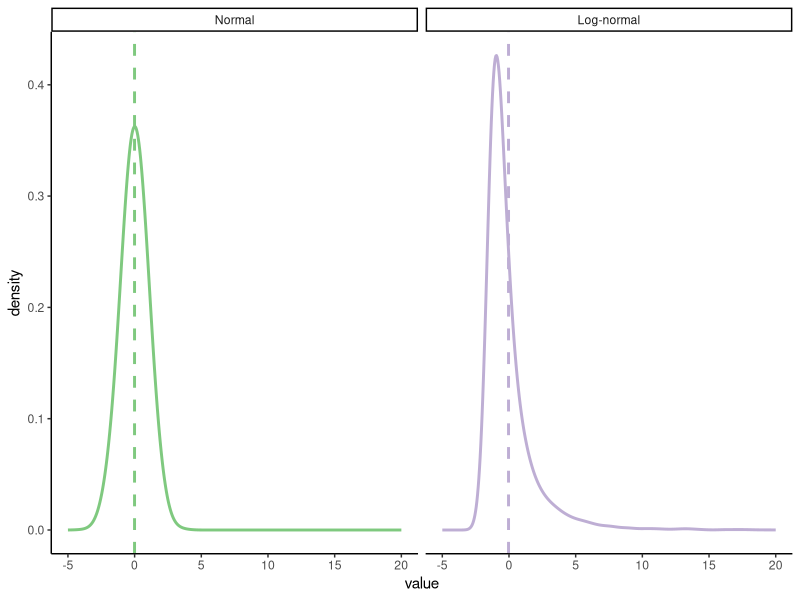
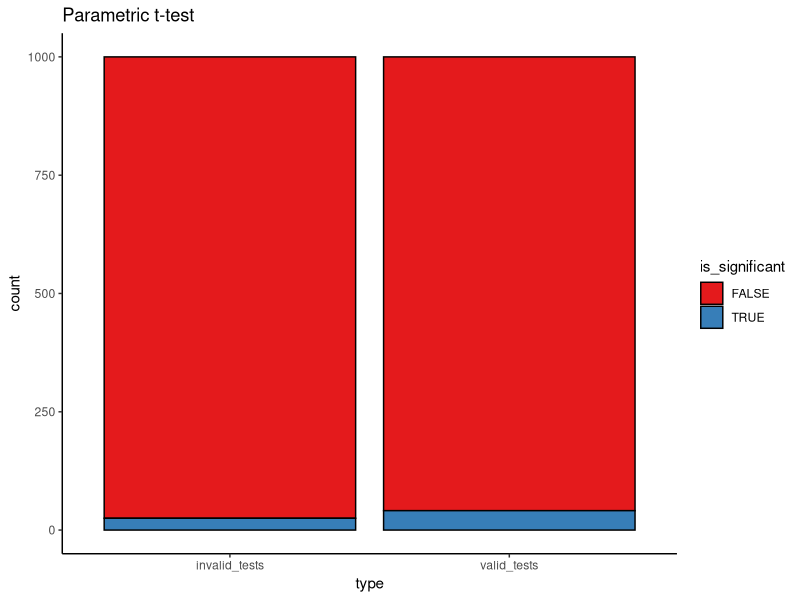
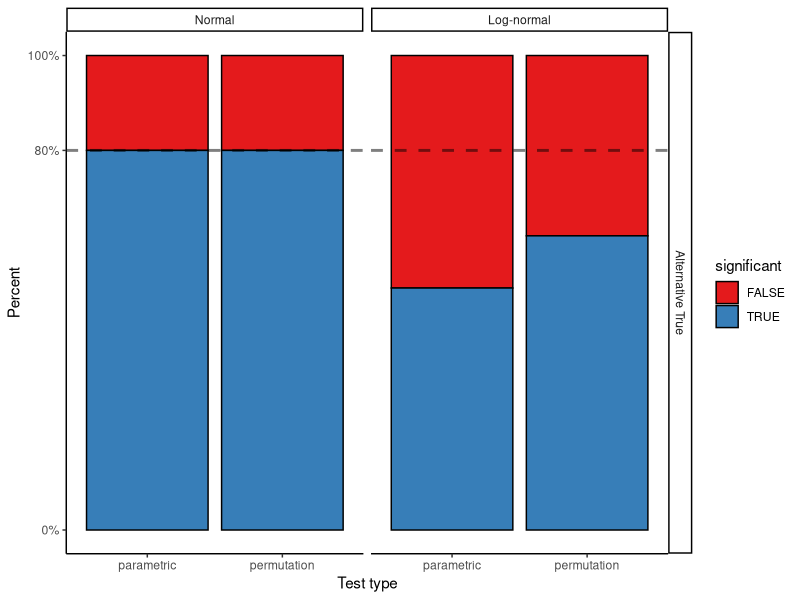
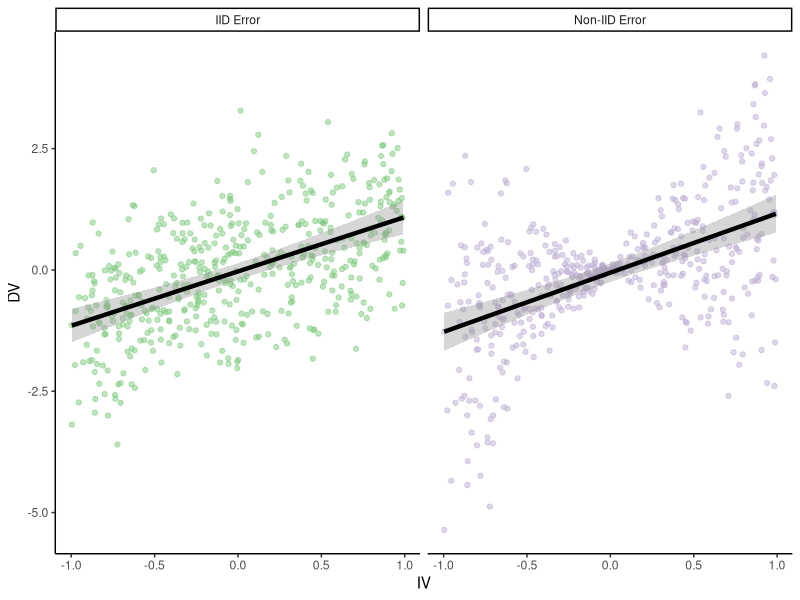
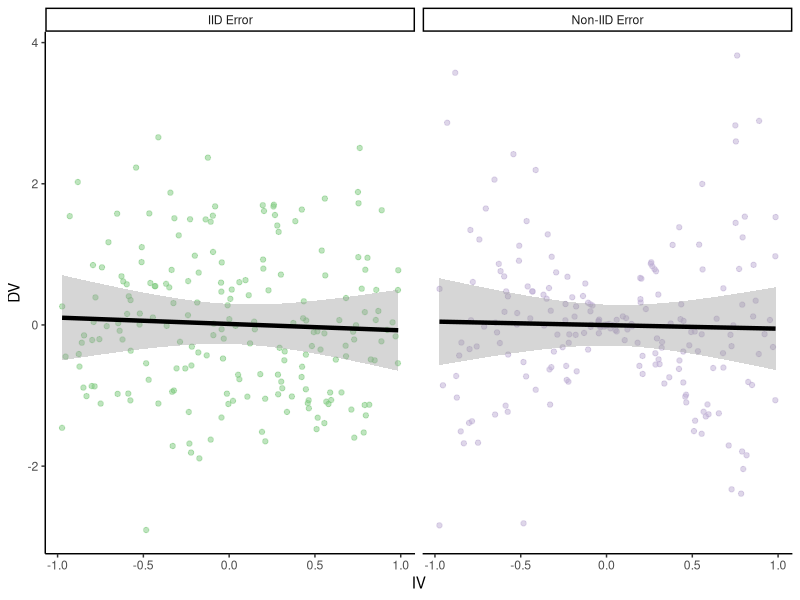
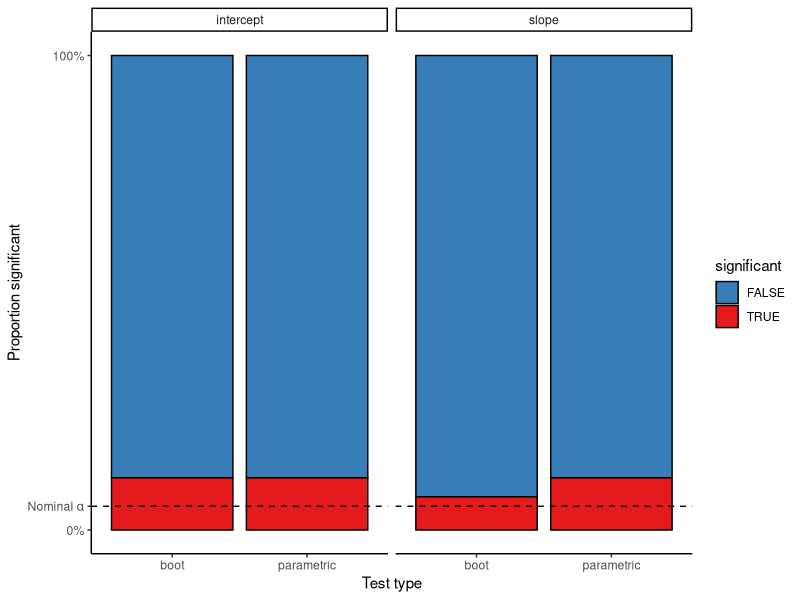
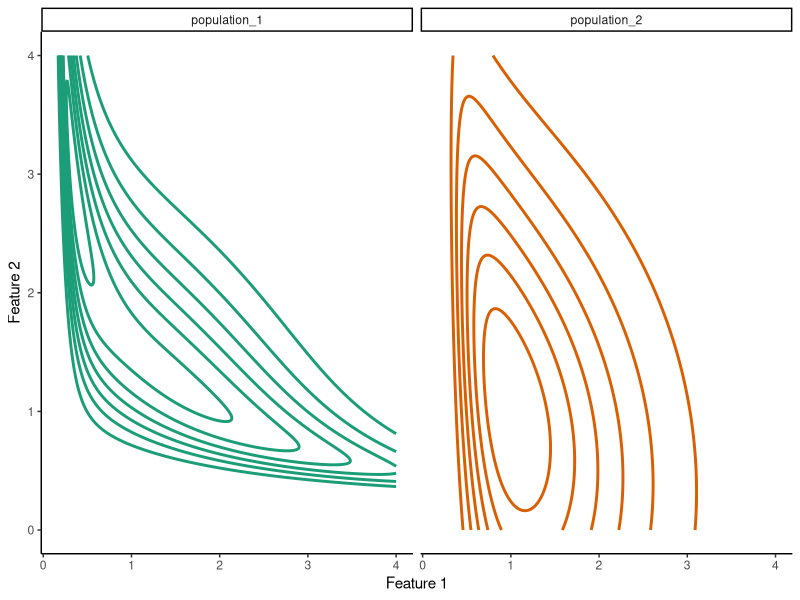
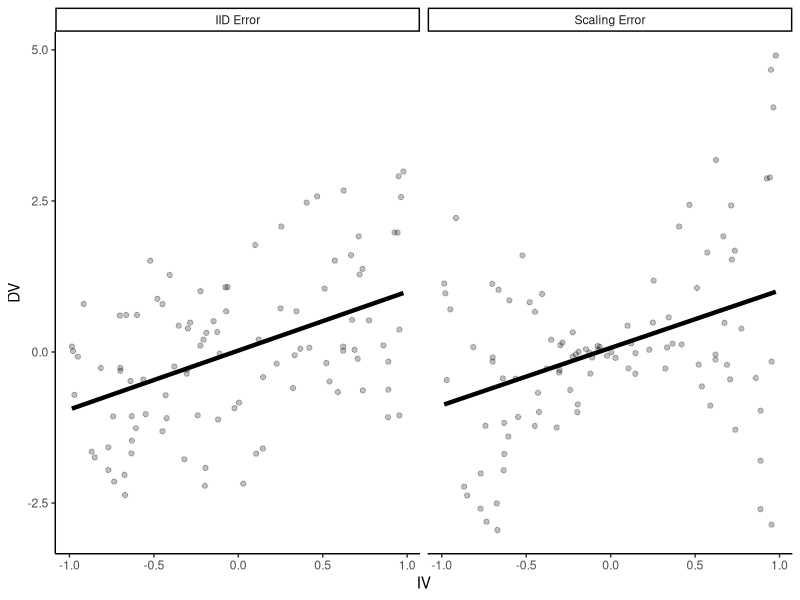

The R script that drew these images, in order:
## ---- chunk 1
library("knitr")     # for knitting RMarkdown 
library("boot")      # for bootstrapping
library("patchwork") # for making figure panels
library("tidyverse") # for data wrangling etc.

opts_chunk$set(
  comment = "",
  results = "hold",
  fig.show = "hold"
)
## ---- chunk 2
theme_set(
  theme_classic() #set the theme 
)
## ---- chunk 3
num_points = 1e4
parametric_plotting_data = tibble(
  distribution = rep(c("Normal", "Log-normal"), each = num_points),
  value = c(
    rnorm(num_points, 0, 1), # normal
    exp(rnorm(num_points, 0, 1)) - exp(1 / 2)
  )
) %>%
  mutate(distribution = factor(distribution, levels = c("Normal", "Log-normal")))
## ---- chunk 4
ggplot(parametric_plotting_data, aes(x = value, color = distribution)) +
  geom_density(bw = 0.5, size = 1) +
  geom_vline(
    data = parametric_plotting_data %>%
      group_by(distribution) %>%
      summarize(mean_value = mean(value), sd_value = sd(value)),
    aes(xintercept = mean_value, color = distribution),
    linetype = 2, size = 1
  ) +
  xlim(-5, 20) +
  facet_grid(~distribution, scales = "free") +
  guides(color = F) +
  scale_color_brewer(palette = "Accent")
## ---- chunk 5
ggsave("figures/log_normal_dists.png", width=5, height=3)
## ---- chunk 6
gen_data_and_test = function(num_observations_per) {
  x = rnorm(num_observations_per, 0, 1.1)
  y = rnorm(num_observations_per, 0, 1.1)

  pnormal = t.test(x, y, var.equal = T)$p.value

  # what if the data are log-normally distributed?
  x = exp(rnorm(num_observations_per, 0, 1.1))
  y = exp(rnorm(num_observations_per, 0, 1.1))

  pnotnormal = t.test(x, y, var.equal = T)$p.value
  return(c(pnormal, pnotnormal))
}

parametric_issues_demo = function(num_tests, num_observations_per) {
  replicate(num_tests, gen_data_and_test(num_observations_per))
}
## ---- chunk 7
set.seed(0) # ensures we get the same results each time we run it

num_tests = 1000 # how many datasets to generate/tests to run
num_observations_per = 20 # how many obsservations in each dataset

parametric_issues_results = parametric_issues_demo(num_tests=num_tests, 
                                                   num_observations_per=num_observations_per)

parametric_issues_d = data.frame(valid_tests = parametric_issues_results[1,],
                                 invalid_tests = parametric_issues_results[2,],
                                 iteration=1:num_tests) %>%
  gather(type, p_value, contains("tests")) %>%
  mutate(is_significant = p_value < 0.05)

# Number significant results with normally distributed data
sum(parametric_issues_results[1,] < 0.05)

# number of significant results with log-normally distributed data
sum(parametric_issues_results[2,] < 0.05)
## ---- chunk 8
ggplot(parametric_issues_d, aes(x=type, fill=is_significant)) +
  geom_bar(stat="count", color="black") +
  scale_fill_brewer(palette="Set1") +
  labs(title="Parametric t-test")
## ---- chunk 9
boot_mean_diff_test = function(x, y) {
  obs_t = t.test(x, y)$statistic
  boot_iterate = function(x, y, indices) { # indices is a dummy here
    x_samp = sample(x, 
                    length(x), 
                    replace=T)
    y_samp = sample(y, 
                    length(y), 
                    replace=T)
    mean_diff = mean(y_samp) - mean(x_samp)
    return(mean_diff)
  }
  boots = boot(data = c(x, y), boot_iterate, R=500)
  #  boots = replicate(100, boot_iterate(x, y))
  #  quants = quantile(boots, probs=c(0.025, 0.975))
  quants = boot.ci(boots)$bca[4:5]
  return(sign(quants[1]) == sign(quants[2]))
}
## ---- chunk 10
# gen_data_and_boot_test = function(num_observations_per) {
# x = rnorm(num_observations_per, 0, 1.1)
# y = rnorm(num_observations_per, 0, 1.1)
# 
# pnormal = boot_mean_diff_test(x, y)
# 
# # what if the data are log-normally distributed?
# x = exp(rnorm(num_observations_per, 0, 1.1))
# y = exp(rnorm(num_observations_per, 1, 1.1))
# 
# pnotnormal = boot_mean_diff_test(x, y)
# return(c(pnormal, pnotnormal))
# }
# 
# boot_results = replicate(num_tests, gen_data_and_boot_test(num_observations_per))
# sum(boot_results[1,])
# sum(boot_results[2,])
## ---- chunk 11
perm_mean_diff_test = function(x, y) {
  obs_t = t.test(x, y)$statistic
  combined_data = c(x, y)
  n_combined = length(combined_data)
  n_x = length(x)
  perm_iterate = function(x, y) {
    perm = sample(n_combined)
    x_samp = combined_data[perm[1:n_x]]
    y_samp = combined_data[perm[-(1:n_x)]]
    this_t = t.test(x_samp, y_samp)$statistic
    return(this_t)
  }
  perms = replicate(500, perm_iterate(x, y))
  quants = quantile(perms, probs=c(0.025, 0.975))
  return(obs_t < quants[1] | obs_t > quants[2])
}
## ---- chunk 12
# this could be much more efficient
gen_data_and_norm_and_perm_test = function(num_observations_per) {
  d = data.frame(distribution=c(),
                 null_true=c(),
                 parametric=c(),
                 permutation=c()) 
    
  # normally distributed 
  ## null
  x = rnorm(num_observations_per, 0, 1.1)
  y = rnorm(num_observations_per, 0, 1.1)
  
  sig_par = t.test(x, y)$p.value < 0.05
  sig_perm = perm_mean_diff_test(x, y)
  d = bind_rows(d, 
                data.frame(distribution="Normal",
                           null_true=T,
                           parametric=sig_par,
                           permutation=sig_perm))
  
  ## non-null
  x = rnorm(num_observations_per, 0, 1.1)
  y = rnorm(num_observations_per, 1, 1.1)
  
  sig_par = t.test(x, y)$p.value < 0.05
  sig_perm = perm_mean_diff_test(x, y)
  d = bind_rows(d, 
                data.frame(distribution="Normal",
                           null_true=F,
                           parametric=sig_par,
                           permutation=sig_perm))
  
  # what if the data are log-normally distributed?
  ## null
  x = exp(rnorm(num_observations_per, 0, 1.1))
  y = exp(rnorm(num_observations_per, 0, 1.1))
  
  sig_par = t.test(x, y)$p.value < 0.05
  sig_perm = perm_mean_diff_test(x, y)
  d = bind_rows(d, 
                data.frame(distribution="Log-normal",
                           null_true=T,
                           parametric=sig_par,
                           permutation=sig_perm))
  
  ## non-null
  x = exp(rnorm(num_observations_per, 0, 1.1))
  y = exp(rnorm(num_observations_per, 1, 1.1))
  
  sig_par = t.test(x, y)$p.value < 0.05
  sig_perm = perm_mean_diff_test(x, y)
  d = bind_rows(d, 
                data.frame(distribution="Log-normal",
                           null_true=F,
                           parametric=sig_par,
                           permutation=sig_perm))
  
  return(d)
}
num_tests = 100

perm_results = replicate(num_tests, gen_data_and_norm_and_perm_test(num_observations_per),
                         simplify=F) %>%
  bind_rows()
## ---- chunk 13
perm_results = perm_results %>%
  gather(test_type, significant, parametric, permutation) %>%
  mutate(distribution=factor(distribution, levels=c("Normal", "Log-normal")),
         null_true=ifelse(null_true, 
                          "Null True",
                          "Alternative True"))
## ---- chunk 14
ggplot(perm_results %>%
  filter(null_true == "Alternative True"), aes(x = test_type, fill = significant)) +
  geom_bar(stat = "count", color = "black") +
  scale_fill_brewer(palette = "Set1") +
  facet_grid(null_true ~ distribution) +
  geom_hline(
    data = data.frame(
      null_true = "Alternative True",
      alpha = num_tests * 0.8
    ),
    mapping = aes(yintercept = alpha),
    linetype = 2,
    size = 1,
    alpha = 0.5
  ) +
  labs(x = "Test type", y = "Percent") +
  scale_y_continuous(
    breaks = c(0, 0.8, 1) * num_tests,
    labels = paste(c(0, 80, 100), "%", sep = "")
  )
## ---- chunk 15
ggsave("figures/perm_test.png", width=5, height=3)
## ---- chunk 16
perm_results %>% 
  group_by(test_type, distribution, null_true) %>%
  summarize(pct_significant = sum(significant)/n())
## ---- chunk 17
num_points = 500
true_intercept = 0
true_slope = 1.
set.seed(0)
parametric_ci_data = data.frame(IV = rep(runif(num_points,  -1, 1), 2),
                                type = rep(c("IID Error", "Non-IID Error"), each=num_points),
                                error = rep(rnorm(num_points, 0, 1), 2)) %>%
  mutate(DV = ifelse(
    type == "IID Error",
    true_slope*IV + error,
    true_slope*IV + 2*abs(IV)*error)) # error increases proportional to distance from 0 on the IV

## ---- chunk 18
ggplot(
  parametric_ci_data,
  aes(x = IV, y = DV, color = type)
) +
  geom_point(alpha = 0.5) +
  geom_smooth(
    method = "lm", se = T, color = "black",
    size = 1.5, level = 0.9999
  ) + # inflating the confidence bands a bit
  # to show their distribution is similar
  scale_color_brewer(palette = "Accent") +
  facet_wrap(~type) +
  guides(color = F)
## ---- chunk 19
ggsave("figures/error_dist_non_null.png", width=5, height=3)
## ---- chunk 20
summary(lm(DV ~ IV, parametric_ci_data %>% filter(type=="IID Error")))
summary(lm(DV ~ IV, parametric_ci_data %>% filter(type=="Non-IID Error")))
## ---- chunk 21
ex2_lm_bootstrap_CIs = function(data, R = 1000) {
  lm_results = summary(lm(DV ~ IV, data = data))$coefficients
  bootstrap_coefficients = function(data, indices) {
    linear_model = lm(DV ~ IV,
      data = data[indices, ]
    ) # will select a bootstrap sample of the data
    return(linear_model$coefficients)
  }

  boot_results = boot(
    data = data,
    statistic = bootstrap_coefficients,
    R = R
  )
  boot_intercept_CI = boot.ci(boot_results, index = 1, type = "bca")
  boot_slope_CI = boot.ci(boot_results, index = 2, type = "bca")
  return(data.frame(
    intercept_estimate = lm_results[1, 1],
    intercept_SE = lm_results[1, 2],
    slope_estimate = lm_results[2, 1],
    slope_SE = lm_results[2, 2],
    intercept_boot_CI_low = boot_intercept_CI$bca[4],
    intercept_boot_CI_hi = boot_intercept_CI$bca[5],
    slope_boot_CI_low = boot_slope_CI$bca[4],
    slope_boot_CI_hi = boot_slope_CI$bca[5]
  ))
}
## ---- chunk 22
set.seed(0) # for bootstraps
coefficient_CI_data = parametric_ci_data %>%
  group_by(type) %>%
  do(ex2_lm_bootstrap_CIs(.)) %>%
  ungroup() 
## ---- chunk 23
coefficient_CI_data = coefficient_CI_data %>%
  gather(variable, value, -type) %>%
  separate(variable, c("parameter", "measurement"), extra = "merge") %>%
  spread(measurement, value) %>%
  mutate(
    parametric_CI_low = estimate - 1.96 * SE,
    parametric_CI_hi = estimate + 1.96 * SE
  ) %>%
  gather(CI_type, value, contains("CI")) %>%
  separate(CI_type, c("CI_type", "high_or_low"), extra = "merge") %>%
  spread(high_or_low, value) %>%
  mutate(CI_type = factor(CI_type))
## ---- chunk 24
plot_coefficient_CI_data = function(coefficient_CI_data, errorbar_width = 0.5) {
  p = ggplot(data = coefficient_CI_data, aes(x = parameter, color = CI_type, y = estimate, ymin = CI_low, ymax = CI_hi)) +
    geom_hline(
      data = data.frame(
        parameter = c("intercept", "slope"),
        estimate = c(true_intercept, true_slope)
      ),
      mapping = aes(yintercept = estimate),
      linetype = 3
    ) +
    geom_point(size = 2, position = position_dodge(width = 0.2)) +
    geom_errorbar(position = position_dodge(width = 0.2), width = errorbar_width) +
    facet_grid(~type) +
    scale_y_continuous(breaks = c(0, 0.5, 1), limits = c(-0.2, 1.5)) +
    scale_color_brewer(palette = "Dark2", drop = F)
}
## ---- chunk 25
plot_coefficient_CI_data(coefficient_CI_data)
ggsave("figures/error_dist_CI_example.png", width = 5, height = 3)

plot_coefficient_CI_data(
  coefficient_CI_data %>%
    filter(CI_type == "parametric"), 0.25)

ggsave("figures/error_dist_CI_example_parametric_only.png", width = 5, height = 3)
## ---- chunk 26
num_points = 200
true_intercept = 0
true_slope = 0.
set.seed(0)
parametric_ci_data = data.frame(IV = rep(runif(num_points,  -1, 1), 2),
                                type = rep(c("IID Error", "Non-IID Error"), each=num_points),
                                error = rep(rnorm(num_points, 0, 1), 2)) %>%
  mutate(DV = ifelse(
    type == "IID Error",
    true_slope*IV + error,
    true_slope*IV + 2*abs(IV)*error)) # error increases proportional to distance from 0 on the IV

## ---- chunk 27
ggplot(
  parametric_ci_data,
  aes(x = IV, y = DV, color = type)
) +
  geom_point(alpha = 0.5) +
  geom_smooth(
    method = "lm", se = T, color = "black",
    size = 1.5, level = 0.9999
  ) + # inflating the confidence bands a bit
  # to show their distribution is similar
  scale_color_brewer(palette = "Accent") +
  facet_wrap(~type) +
  guides(color = F)
## ---- chunk 28
ggsave("figures/error_dist_null.png", width=5, height=3)
## ---- chunk 29

error_dist_null_sample = function(num_points) {
  true_intercept = 0
  true_slope = 0
  # We'll sample only for the scaling error case, we know IID works
  this_data = data.frame(IV = runif(num_points, -1, 1),
                         error = rnorm(num_points, 0, 1)) %>%
    mutate(DV = true_slope * IV + 2 * abs(IV) * error) # error increases proportional to distance from 0 on the IV
  
  coefficient_CI_data = ex2_lm_bootstrap_CIs(this_data,
                                             R = 200) # take fewer bootstrap samples, to speed things up
  
  coefficient_CI_data = coefficient_CI_data %>%
    gather(variable, value) %>%
    separate(variable, c("parameter", "measurement"), extra = "merge") %>%
    spread(measurement, value) %>%
    mutate(parametric_CI_low = estimate - 1.96 * SE,
           parametric_CI_hi = estimate + 1.96 * SE) %>%
    gather(CI_type, value, contains("CI")) %>%
    separate(CI_type, c("CI_type", "high_or_low"), extra = "merge") %>%
    spread(high_or_low, value) %>%
    mutate(significant = sign(CI_hi) == sign(CI_low)) %>%
    select(parameter, CI_type, significant)
  return(list(coefficient_CI_data))
}
## ---- chunk 30
num_simulations = 100
num_points = 200
set.seed(0)
noise_dist_simulation_results = replicate(num_simulations, error_dist_null_sample(num_points)) %>%
  bind_rows()
## ---- chunk 31
ggplot(noise_dist_simulation_results, aes(x = CI_type, fill = significant)) +
  geom_bar(stat = "count", color = "black") +
  scale_fill_brewer(palette = "Set1", direction = -1) +
  facet_wrap(~parameter) +
  scale_y_continuous(breaks = c(0, 0.05 * num_simulations, num_simulations),
                     labels = c("0%", expression(Nominal ~ alpha), "100%")) +
  labs(x = "Test type",
       y = "Proportion significant") +
  geom_hline(yintercept = 0.05 * num_simulations, linetype = 2)
## ---- chunk 32
ggsave("figures/error_dist_proportion_significant.png", width=5, height=3)
## ---- chunk 33
noise_dist_simulation_results %>%
  count(parameter, CI_type, significant) %>%
  mutate(prop=n/num_simulations)
## ---- chunk 34
density_similarity_conceptual_plot_data = expand.grid(
  x = seq(0, 4, 0.01),
  y = seq(0, 4, 0.01)
) %>%
  mutate(
    population_1 = exp(-((x - 2)^2 + (y - 3)^2) / 8) * exp(-((x - 2 / y)^2 + (y - 1 / x)^2) / 2), # These are definitely not proper distributions
    population_2 = exp(-((x)^2 + (y)^2) / 8) * exp(-((x / 2)^2 + (y / 2 - 1 / x)^2) / 2)
  ) %>%
  gather(population, value, contains("population"))
## ---- chunk 35
ggplot(
  density_similarity_conceptual_plot_data,
  aes(x = x, y = y, z = value, color = population)
) +
  geom_contour(size = 1, bins = 8) +
  scale_color_brewer(palette = "Dark2") +
  facet_wrap(~population) +
  labs(x = "Feature 1", y = "Feature 2") +
  guides(color = F)
## ---- chunk 36
ggsave("figures/conceptual_density_plot.png", width=5, height=3)
## ---- chunk 37
num_points = 100
true_intercept = 0
true_slope = 1.
set.seed(2) # I p-hacked the shit out of this demo to make the ideas more clear
parametric_ci_data = data.frame(
  IV = rep(runif(num_points, -1, 1), 2),
  type = rep(c("IID Error", "Scaling Error"), each = num_points),
  error = rep(rnorm(num_points, 0, 1), 2)
) %>%
  mutate(DV = ifelse(
    type == "IID Error",
    true_slope * IV + error,
    true_slope * IV + 2 * abs(IV) * error
  )) # error increases proportional to distance from 0 on the IV
## ---- chunk 38
p = ggplot(parametric_ci_data,
           aes(x = IV, y = DV)) +
  geom_point(alpha = 0.25) +
  geom_smooth(method = "lm", se = F, color = "black",
              size = 1.5) +
  facet_wrap(~type)
p
## ---- chunk 39
ggsave("figures/bootstrap_demo_0.png", width=5, height=3)
## ---- chunk 40
set.seed(15) # See above RE: p-hacking
samp_1_indices = sample(2:num_points, num_points, replace = T)
samp_1 = parametric_ci_data[c(samp_1_indices, samp_1_indices + num_points), ] # take the same rows from each type of data

set.seed(2) # See above RE: p-hacking
samp_2_indices = sample(1:num_points, num_points, replace = T)
samp_2 = parametric_ci_data[c(samp_2_indices, samp_2_indices + num_points), ]

many_samples_indices = sample(1:num_points, 8 * num_points, replace = T)
many_samples = bind_rows(
  samp_1 %>%
    mutate(sample = 1),
  samp_2 %>% mutate(sample = 2),
  parametric_ci_data[c(many_samples_indices, many_samples_indices + num_points), ] %>%
    mutate(sample = rep(rep(3:10, each = num_points), 2))
)
## ---- chunk 41
p +
  geom_point(
    data = samp_1,
    aes(color = NA), color = "red", alpha = 0.5
  )

## ---- chunk 42
ggsave("figures/bootstrap_demo_1.png", width=5, height=3)
## ---- chunk 43
p +
  geom_point(
    data = samp_1,
    aes(color = NA), color = "red", alpha = 0.5
  ) +
  geom_smooth(
    data = samp_1,
    method = "lm", se = F, color = "red",
    size = 1.5
  )

## ---- chunk 44
ggsave("figures/bootstrap_demo_2.png", width=5, height=3)
## ---- chunk 45
p + 
  geom_point(data=samp_2,
             aes(color=NA), color="red", alpha=0.5) 
## ---- chunk 46
ggsave("figures/bootstrap_demo_3.png", width=5, height=3)
## ---- chunk 47
p +
  geom_point(
    data = samp_2,
    aes(color = NA), color = "red", alpha = 0.5
  ) +
  geom_smooth(
    data = samp_2,
    method = "lm", se = F, color = "red",
    size = 1.5
  )
## ---- chunk 48
ggsave("figures/bootstrap_demo_4.png", width=5, height=3)
## ---- chunk 49
p +
  geom_smooth(
    data = many_samples,
    aes(group = sample),
    method = "lm", se = F,
    size = 1.5,
    color = "red"
  )
## ---- chunk 50
ggsave("figures/bootstrap_demo_5.png", width=5, height=3)
## ---- chunk 51
num_top_points = 23
num_mid_points = 4
num_outlier_points = 2
max_score = 100
set.seed(0)
test_score_data = data.frame(
  score = c(rbinom(num_top_points, max_score, 0.9999),
            rbinom(num_mid_points, max_score, 0.97),
            sample(0:max_score, num_outlier_points, replace = T)),
  type = "Observed sample"
)
## ---- chunk 52
get_mean_score = function(data, indices) {
  return(mean(data[indices,]$score))
}

bootstrap_results = boot(test_score_data, get_mean_score, R=100)
bootstrap_CIs = boot.ci(bootstrap_results)
bootstrap_CIs
## ---- chunk 53
test_summary_data = test_score_data %>%
  summarise(
    mean = mean(score),
    se = sd(score) / sqrt(n()),
    parametric_CI_low = mean - 1.96 * se,
    parametric_CI_high = mean + 1.96 * se
  )

test_score_data = test_score_data %>%
  bind_rows(
    data.frame(score = bootstrap_results$t, type = "Boot. sampling dist.")
  ) %>%
  mutate(type = factor(type, levels = c("Observed sample", "Boot. sampling dist.")))

test_summary_data = test_summary_data %>%
  mutate(
    type = factor("Boot. sampling dist.", levels = levels(test_score_data$type)),
    percentile_CI_low = bootstrap_CIs$percent[4],
    percentile_CI_high = bootstrap_CIs$percent[5],
    bca_CI_low = bootstrap_CIs$bca[4],
    bca_CI_high = bootstrap_CIs$bca[5]
  ) %>%
  gather(CI_type, value, contains("CI")) %>%
  separate(CI_type, c("CI_type", "endpoint"), extra = "merge") %>%
  spread(endpoint, value) %>%
  mutate(
    y = c(170, 210, 190),
    CI_type = factor(CI_type, levels = c("parametric", "percentile", "bca"), labels = c("Normal", "Boot: %", "Boot: BCA"))
  )
## ---- chunk 54
ggplot(test_summary_data %>%
  filter(CI_type != "Boot: BCA"), aes(x = score)) +
  geom_histogram(
    data = test_score_data,
    binwidth = 1
  ) +
  geom_point(
    mapping = aes(x = mean, y = y, color = CI_type),
    size = 2
  ) +
  geom_errorbarh(
    mapping = aes(y = y, color = CI_type, xmin = CI_low, x = NULL, xmax = CI_high),
    size = 1,
    position = position_dodge()
  ) +
  facet_grid(type ~ ., scales = "free_y") +
  scale_color_brewer(palette = "Dark2") +
  guides(color = guide_legend(title = "CI"))
## ---- chunk 55
ggsave("figures/bootstrap_CI_0.png", width=5, height=3)
## ---- chunk 56
ggplot(test_summary_data, aes(x = score)) +
  geom_histogram(
    data = test_score_data,
    binwidth = 1
  ) +
  geom_point(
    mapping = aes(x = mean, y = y, color = CI_type),
    size = 2
  ) +
  geom_errorbarh(
    mapping = aes(y = y, color = CI_type, xmin = CI_low, x = NULL, xmax = CI_high),
    size = 1,
    position = position_dodge()
  ) +
  facet_grid(type ~ ., scales = "free_y") +
  scale_color_brewer(palette = "Dark2") +
  guides(color = guide_legend(title = "CI"))
ggsave("figures/bootstrap_CI_1.png", width = 5, height = 3)
## ---- chunk 57
num_flips = 20
true_heads_prob = 0.9
set.seed(2)
flips = rbinom(num_flips, 1, true_heads_prob)
flip_data = data.frame(flip_result = factor(flips, labels = c("Tails", "Heads")))
## ---- chunk 58
flip_data_plot = ggplot(data = flip_data, aes(x = flips, fill = flips)) +
  geom_dotplot(binwidth = 0.03) +
  scale_x_continuous(
    breaks = c(0, 1),
    labels = c("tails", "heads")
  ) +
  scale_y_continuous(breaks = c()) +
  labs(x = "Flip result", y = "")
## ---- chunk 59
get_mean_heads = function(data, indices) {
  return(mean(data[indices, "flip_result"] == "Heads"))
}

set.seed(0)
bootstrap_results = boot(flip_data, get_mean_heads, R = 20000)
bootstrap_CIs = boot.ci(bootstrap_results)
bootstrap_CIs
## ---- chunk 60
flip_boot_plot = ggplot(
  data = data.frame(mean_flips = bootstrap_results$t),
  aes(x = mean_flips)
) +
  geom_histogram(binwidth = 0.05) +
  xlim(0, 1) +
  geom_vline(
    xintercept = 0.5,
    color = "red",
    size = 1.1
  ) +
  annotate("text",
    label = "Null value",
    color = "red",
    x = 0.43, y = 2500,
    angle = 90,
    size = 4
  ) +
  annotate("text",
    label = "95% CI",
    color = "blue",
    x = 0.75, y = 5400,
    size = 4
  ) +
  geom_errorbarh(aes(
    xmin = bootstrap_CIs$bca[4],
    xmax = bootstrap_CIs$bca[5],
    y = 5100
  ),
  color = "blue",
  size = 1.1,
  height = 200
  ) +
  labs(x = "Boot. sampling dist.")

flip_boot_plot
## ---- chunk 61
flip_data_plot + 
  flip_boot_plot +
  plot_layout()

ggsave("figures/bootstrap_test.png", width = 5, height = 2.5)
## ---- chunk 62
bootstrap_CIs = boot.ci(bootstrap_results, conf = 0.999)

flip_boot_plot = ggplot(
  data = data.frame(mean_flips = bootstrap_results$t),
  aes(x = mean_flips)
) +
  geom_histogram(binwidth = 0.05) +
  xlim(0, 1) +
  geom_vline(
    xintercept = 0.5,
    color = "red",
    size = 1.1
  ) +
  annotate("text",
    label = "Null value",
    color = "red",
    x = 0.43, y = 2500,
    angle = 90,
    size = 4
  ) +
  annotate("text",
    label = "99.9% CI",
    color = "blue",
    x = 0.75, y = 5400,
    size = 4
  ) +
  geom_errorbarh(aes(
    xmin = bootstrap_CIs$bca[4],
    xmax = bootstrap_CIs$bca[5],
    y = 5100
  ),
  color = "blue",
  size = 1.1,
  height = 200
  ) +
  labs(x = "Boot. sampling dist.")

flip_boot_plot
## ---- chunk 63
flip_data_plot + flip_boot_plot +
  plot_layout()

ggsave("figures/bootstrap_test_999.png", width=5, height=2.5)
## ---- chunk 64
sessionInfo()
